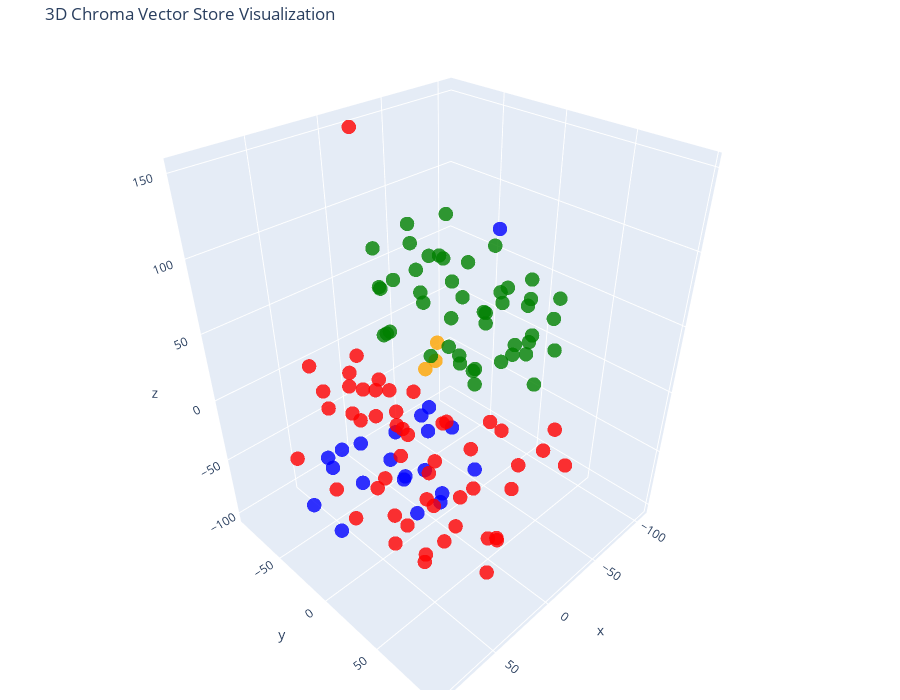

Source (notebook cell):
### Code cell
# Let's try 3D!

tsne = TSNE(n_components=3, random_state=42)
reduced_vectors = tsne.fit_transform(vectors)

# Create the 3D scatter plot
fig = go.Figure(data=[go.Scatter3d(
    x=reduced_vectors[:, 0],
    y=reduced_vectors[:, 1],
    z=reduced_vectors[:, 2],
    mode='markers',
    marker=dict(size=5, color=colors, opacity=0.8),
    text=[f"Type: {t}<br>Text: {d[:100]}..." for t, d in zip(doc_types, documents)],
    hoverinfo='text'
)])

fig.update_layout(
    title='3D Chroma Vector Store Visualization',
    scene=dict(xaxis_title='x', yaxis_title='y', zaxis_title='z'),
    width=900,
    height=700,
    margin=dict(r=20, b=10, l=10, t=40)
)

fig.show()

### Figure 1 — Plotly figure (JSON) as saved in the notebook; plotly's stock layout.template omitted (floating-point values rounded to 4 significant figures)
{"data": [{"hoverinfo": "text", "marker": {"color": ["blue", "blue", "blue", "blue", "blue", "blue", "blue", "blue", "blue", "blue", "blue", "blue", "blue", "blue", "blue", "blue", "blue", "blue", "blue", "blue", "blue", "red", "red", "red", "red", "red", "red", "red", "red", "red", "red", "red", "red", "red", "red", "red", "red", "red", "red", "red", "red", "red", "red", "red", "red", "red", "red", "red", "red", "red", "red", "red", "red", "red", "red", "red", "red", "red", "red", "red", "red", "red", "red", "red", "red", "red", "red", "red", "red", "red", "red", "red", "red", "orange", "orange", "orange", "green", "green", "green", "green", "green", "green", "green", "green", "green", "green", "green", "green", "green", "green", "green", "green", "green", "green", "green", "green", "green", "green", "green", "green", "green", "green", "green", "green", "green", "green", "green", "green", "green", "green", "green", "green", "green", "green", "green", "green", "green", "green", "green", "green", "green", "green", "green"], "opacity": 0.8, "size": 5}, "mode": "markers", "text": ["Type: products<br>Text: # Product Summary\n\n# Rellm: AI-Powered Enterprise Reinsurance Solution\n\n## Summary\n\nRellm is an inno...", "Type: products<br>Text: ### Seamless Integrations\nRellm's architecture is designed for effortless integration with existing ...", "Type: products<br>Text: ### Regulatory Compliance Tools\nRellm includes built-in compliance tracking features to help organiz...", "Type: products<br>Text: Join the growing number of organizations leveraging Rellm to enhance their reinsurance processes whi...", "Type: products<br>Text: Experience the future of reinsurance with Rellm, where innovation meets reliability. Let Insurellm h...", "Type: products<br>Text: # Product Summary\n\n# Markellm\n\n## Summary\n\nMarkellm is an innovative two-sided marketplace designed ...", "Type: products<br>Text: - **User-Friendly Interface**: Designed with user experience in mind, Markellm features an intuitive...", "Type: products<br>Text: - **Customer Support**: Our dedicated support team is always available to assist both consumers and ...", "Type: products<br>Text: ### For Insurance Companies:\n- **Basic Listing Fee**: $199/month for a featured listing on the platf...", "Type: products<br>Text: ### Q3 2025\n- Initiate a comprehensive marketing campaign targeting both consumers and insurers to i...", "Type: products<br>Text: # Product Summary\n\n# Homellm\n\n## Summary\nHomellm is an innovative home insurance product developed b...", "Type: products<br>Text: ### 2. Dynamic Pricing Model\nWith Homellm's innovative dynamic pricing model, insurance providers ca...", "Type: products<br>Text: ### 5. Multi-Channel Integration\nHomellm seamlessly integrates into existing insurance platforms, pr...", "Type: products<br>Text: - **Basic Tier:** Starting at $5,000/month for small insurers with basic integration features.\n- **S...", "Type: products<br>Text: All tiers include a comprehensive training program and ongoing updates to ensure optimal performance...", "Type: products<br>Text: With Homellm, Insurellm is committed to transforming the landscape of home insurance, ensuring both ...", "Type: products<br>Text: # Product Summary\n\n# Carllm\n\n## Summary\n\nCarllm is an innovative auto insurance product developed by...", "Type: products<br>Text: - **Instant Quoting**: With Carllm, insurance companies can offer near-instant quotes to customers, ...", "Type: products<br>Text: - **Mobile Integration**: Carllm is designed to work seamlessly with mobile applications, providing ...", "Type: products<br>Text: - **Professional Tier**: $2,500/month\n  - For medium-sized companies.\n  - All Basic Tier features pl...", "Type: products<br>Text: ### Q2 2025: Customer Experience Improvements\n- Launch of a new **mobile app** for end-users.\n- Intr...", "Type: contracts<br>Text: # Contract with GreenField Holdings for Markellm\n\n**Effective Date:** November 15, 2023  \n**Contract...", "Type: contracts<br>Text: ## Renewal\n1. **Automatic Renewal**: This contract will automatically renew for sequential one-year ...", "Type: contracts<br>Text: ## Features\n1. **AI-Powered Matching**: Access to advanced algorithms that connect GreenField Holdin...", "Type: contracts<br>Text: ## Support\n1. **Customer Support Access**: The Client will have access to dedicated support through ...", "Type: contracts<br>Text: **Signatures:**  \n_________________________                           _________________________  \n**...", "Type: contracts<br>Text: # Contract with Apex Reinsurance for Rellm: AI-Powered Enterprise Reinsurance Solution\n\n## Terms\n\n1....", "Type: contracts<br>Text: ## Renewal\n\n1. **Automatic Renewal**: This Agreement will automatically renew for successive one-yea...", "Type: contracts<br>Text: 2. **Seamless Integrations**: The architecture of Rellm allows for easy integration with existing sy...", "Type: contracts<br>Text: 1. **Technical Support**: Provider shall offer dedicated technical support to the Client via phone, ...", "Type: contracts<br>Text: **Insurellm, Inc.**  \n_____________________________  \nAuthorized Signature   \nDate: ________________...", "Type: contracts<br>Text: # Contract with Greenstone Insurance for Homellm\n\n---\n\n## Terms\n\n1. **Parties**: This Contract (\"Agr...", "Type: contracts<br>Text: 4. **Payment Terms**: \n   - The Customer shall pay an amount of $10,000 per month for the Standard T...", "Type: contracts<br>Text: ---\n\n## Features\n\n- **AI-Powered Risk Assessment**: Customer will have access to enhanced risk evalu...", "Type: contracts<br>Text: - **Customer Portal**: A dedicated portal will be provided, allowing the Customer's clients to manag...", "Type: contracts<br>Text: ______________________________  \n[Name], [Title]  \nDate: ______________________\n\n**For Greenstone In...", "Type: contracts<br>Text: # Contract with Roadway Insurance Inc. for Carllm\n\n---\n\n## Terms\n\n1. **Agreement Effective Date**: T...", "Type: contracts<br>Text: ---\n\n## Renewal\n\n1. **Automatic Renewal**: This agreement will automatically renew for an additional...", "Type: contracts<br>Text: ---\n\n## Features\n\n1. **Access to Core Features**: Roadway Insurance Inc. will have access to all Pro...", "Type: contracts<br>Text: ---\n\n## Support\n\n1. **Technical Support**: Roadway Insurance Inc. will receive priority technical su...", "Type: contracts<br>Text: # Contract with Stellar Insurance Co. for Rellm\n\n## Terms\nThis contract is made between **Insurellm*...", "Type: contracts<br>Text: ### Termination\nEither party may terminate this agreement with a **30-day written notice**. In the e...", "Type: contracts<br>Text: ## Features\nStellar Insurance Co. will receive access to the following features of the Rellm product...", "Type: contracts<br>Text: ## Support\nInsurellm provides Stellar Insurance Co. with the following support services:\n\n- **24/7 T...", "Type: contracts<br>Text: # Contract with TechDrive Insurance for Carllm\n\n**Contract Date:** October 1, 2024  \n**Contract Dura...", "Type: contracts<br>Text: ## Renewal\n\n1. **Automatic Renewal**: This contract shall automatically renew for additional one-yea...", "Type: contracts<br>Text: ## Support\n\n1. **Customer Support**: Insurellm will provide 24/7 customer support to TechDrive Insur...", "Type: contracts<br>Text: **TechDrive Insurance Representative:**  \nName: Sarah Johnson  \nTitle: Operations Director  \nDate: _...", "Type: contracts<br>Text: # Contract with Belvedere Insurance for Markellm\n\n## Terms\nThis Contract (\"Agreement\") is made and e...", "Type: contracts<br>Text: ## Renewal\n1. **Renewal Terms**: This Agreement may be renewed for additional one-year terms upon mu...", "Type: contracts<br>Text: ## Features\n1. **AI-Powered Matching**: Belvedere Insurance will benefit from Markellm's AI-powered ...", "Type: contracts<br>Text: ## Support\n1. **Technical Support**: Technical support will be available from 9 AM to 7 PM EST, Mond...", "Type: contracts<br>Text: **Belvedere Insurance**  \nSignature: ______________________  \nName: [Authorized Signatory]  \nTitle: ...", "Type: contracts<br>Text: # Contract with Velocity Auto Solutions for Carllm\n\n**Contract Date:** October 1, 2023  \n**Contract ...", "Type: contracts<br>Text: ## Renewal\n\n1. **Automatic Renewal**: This contract will automatically renew for successive 12-month...", "Type: contracts<br>Text: ## Support\n\n1. **Customer Support**: Velocity Auto Solutions will have access to Insurellm’s custome...", "Type: contracts<br>Text: # Contract with GreenValley Insurance for Homellm\n\n**Contract Date:** October 6, 2023  \n**Contract N...", "Type: contracts<br>Text: 4. **Confidentiality:** Both parties agree to maintain the confidentiality of proprietary informatio...", "Type: contracts<br>Text: 1. **AI-Powered Risk Assessment:** Access to advanced AI algorithms for real-time risk evaluations.\n...", "Type: contracts<br>Text: 3. **Regular Updates:** Insurellm will offer ongoing updates and enhancements to the Homellm platfor...", "Type: contracts<br>Text: # Contract with EverGuard Insurance for Rellm: AI-Powered Enterprise Reinsurance Solution\n\n**Contrac...", "Type: contracts<br>Text: 4. **Usage Rights**: EverGuard Insurance is granted a non-exclusive, non-transferable license to acc...", "Type: contracts<br>Text: 1. **Core Functionality**: Rellm provides EverGuard Insurance with advanced AI-driven analytics, sea...", "Type: contracts<br>Text: 1. **Customer Support**: Insurellm will provide EverGuard Insurance with 24/7 customer support, incl...", "Type: contracts<br>Text: ---\n\n**Signatures**  \n**For Insurellm**: __________________________  \n**Name**: John Smith  \n**Title...", "Type: contracts<br>Text: # Contract with BrightWay Solutions for Markellm\n\n**Contract Date:** October 5, 2023  \n**Contract ID...", "Type: contracts<br>Text: 3. **Service Level Agreement (SLA):**  \n   Insurellm commits to a 99.9% uptime for the platform with...", "Type: contracts<br>Text: 2. **Real-Time Quote Availability:**  \n   Consumers sourced via BrightWay Solutions will receive rea...", "Type: contracts<br>Text: 3. **Training and Onboarding:**  \n   Insurellm agrees to provide one free training session on how to...", "Type: contracts<br>Text: # Contract with Pinnacle Insurance Co. for Homellm\n\n## Terms\nThis contract (\"Contract\") is entered i...", "Type: contracts<br>Text: ## Renewal\n1. **Renewal Terms**: At the end of the initial term, this Contract shall automatically r...", "Type: contracts<br>Text: ## Features\n1. **AI-Powered Risk Assessment**: Utilized for tailored underwriting decisions specific...", "Type: contracts<br>Text: ## Support\n1. **Technical Support**: Insurellm shall provide 24/7 technical support via an email and...", "Type: company<br>Text: # Overview of Insurellm\n\nInsurellm is an innovative insurance tech firm with 200 employees across th...", "Type: company<br>Text: # Careers at Insurellm\n\nInsurellm is hiring! We are looking for talented software engineers, data sc...", "Type: company<br>Text: # About Insurellm\n\nInsurellm was founded by Avery Lancaster in 2015 as an insurance tech startup des...", "Type: employees<br>Text: # HR Record\n\n# Alex Chen\n\n## Summary\n- **Date of Birth:** March 15, 1990  \n- **Job Title:** Backend ...", "Type: employees<br>Text: ## Annual Performance History\n- **2020:**  \n  - Completed onboarding successfully.  \n  - Met expecta...", "Type: employees<br>Text: ## Compensation History\n- **2020:** Base Salary: $80,000  \n- **2021:** Base Salary Increase to $90,0...", "Type: employees<br>Text: Alex Chen continues to be a vital asset at Insurellm, contributing significantly to innovative backe...", "Type: employees<br>Text: # HR Record\n\n# Oliver Spencer\n\n## Summary\n- **Date of Birth**: May 14, 1990  \n- **Job Title**: Backe...", "Type: employees<br>Text: ## Annual Performance History\n- **2018**: **3/5** - Adaptable team player but still learning to take...", "Type: employees<br>Text: ## Compensation History\n- **March 2018**: Initial salary of $80,000.\n- **July 2019**: Salary increas...", "Type: employees<br>Text: # HR Record\n\n# Emily Tran\n\n## Summary\n- **Date of Birth:** March 18, 1991  \n- **Job Title:** Digital...", "Type: employees<br>Text: - **January 2017 - May 2018**: Marketing Intern  \n  - Supported the Marketing team by collaborating ...", "Type: employees<br>Text: - **2021**:  \n  - Performance Rating: Meets Expectations  \n  - Key Achievements: Contributed to the ...", "Type: employees<br>Text: - **Professional Development Goals**:  \n  - Emily Tran aims to become a Marketing Manager within the...", "Type: employees<br>Text: # HR Record\n\n# Jordan Blake\n\n## Summary\n- **Date of Birth:** March 15, 1993  \n- **Job Title:** Sales...", "Type: employees<br>Text: ## Annual Performance History\n- **2021:** First year at Insurellm; achieved 90% of monthly targets. ...", "Type: employees<br>Text: ## Other HR Notes\n- Jordan has shown an interest in continuing education, actively participating in ...", "Type: employees<br>Text: # Avery Lancaster\n\n## Summary\n- **Date of Birth**: March 15, 1985  \n- **Job Title**: Co-Founder & Ch...", "Type: employees<br>Text: - **2010 - 2013**: Business Analyst at Edge Analytics  \n  Prior to joining Innovate, Avery worked as...", "Type: employees<br>Text: - **2018**: **Exceeds Expectations**  \n  Under Avery’s pivoted vision, Insurellm launched two new su...", "Type: employees<br>Text: - **2022**: **Satisfactory**  \n  Avery focused on rebuilding team dynamics and addressing employee c...", "Type: employees<br>Text: ## Compensation History\n- **2015**: $150,000 base salary + Significant equity stake  \n- **2016**: $1...", "Type: employees<br>Text: ## Other HR Notes\n- **Professional Development**: Avery has actively participated in leadership trai...", "Type: employees<br>Text: # HR Record\n\n# Maxine Thompson\n\n## Summary\n- **Date of Birth:** January 15, 1991  \n- **Job Title:** ...", "Type: employees<br>Text: ## Insurellm Career Progression\n- **January 2017 - October 2018**: **Junior Data Engineer**  \n  * Ma...", "Type: employees<br>Text: ## Annual Performance History\n- **2017**: *Meets Expectations*  \n  Maxine showed potential in her ro...", "Type: employees<br>Text: - **2021**: *Exceeds Expectations*  \n  Maxine spearheaded the transition to a new data warehousing s...", "Type: employees<br>Text: ## Compensation History\n- **2017**: $70,000 (Junior Data Engineer)  \n- **2018**: $75,000 (Junior Dat...", "Type: employees<br>Text: # Samantha Greene\n\n## Summary\n- **Date of Birth:** October 14, 1990\n- **Job Title:** HR Generalist\n-...", "Type: employees<br>Text: ## Annual Performance History\n- **2020:** Exceeds Expectations  \n  Samantha Greene demonstrated exce...", "Type: employees<br>Text: ## Compensation History\n- **2020:** Base Salary - $55,000  \n  The entry-level salary matched industr...", "Type: employees<br>Text: - **2023:** Base Salary - $70,000  \n  Recognized for substantial improvement in employee relations m...", "Type: employees<br>Text: # HR Record\n\n# Alex Thomson\n\n## Summary\n- **Date of Birth:** March 15, 1995  \n- **Job Title:** Sales...", "Type: employees<br>Text: ## Annual Performance History  \n- **2022** - Rated as \"Exceeds Expectations.\" Alex Thomson achieved ...", "Type: employees<br>Text: ## Other HR Notes\n- Alex Thomson is an active member of the Diversity and Inclusion committee at Ins...", "Type: employees<br>Text: # HR Record\n\n# Samuel Trenton\n\n## Summary\n- **Date of Birth:** April 12, 1989  \n- **Job Title:** Sen...", "Type: employees<br>Text: ## Annual Performance History\n- **2023:** Rating: 4.5/5  \n  *Samuel exceeded expectations, successfu...", "Type: employees<br>Text: ## Compensation History\n- **2023:** Base Salary: $115,000 + Bonus: $15,000  \n  *Annual bonus based o...", "Type: employees<br>Text: - **Engagement in Company Culture:** Regularly participates in team-building events and contributes ...", "Type: employees<br>Text: # HR Record\n\n# Alex Harper\n\n## Summary\n- **Date of Birth**: March 15, 1993  \n- **Job Title**: Sales ...", "Type: employees<br>Text: ## Annual Performance History  \n- **2021**:  \n  - **Performance Rating**: 4.5/5  \n  - **Key Achievem...", "Type: employees<br>Text: - **2022**:  \n  - **Base Salary**: $65,000 (Promotion to Senior SDR)  \n  - **Bonus**: $13,000 (20% o...", "Type: employees<br>Text: # HR Record\n\n# Jordan K. Bishop\n\n## Summary\n- **Date of Birth:** March 15, 1990\n- **Job Title:** Fro...", "Type: employees<br>Text: ## Annual Performance History\n- **2019:** Exceeds Expectations - Continuously delivered high-quality...", "Type: employees<br>Text: ## Compensation History\n- **June 2018:** Starting Salary - $85,000\n- **June 2019:** Salary Increase ...", "Type: employees<br>Text: ## Other HR Notes\n- Jordan K. Bishop has been an integral part of club initiatives, including the In...", "Type: employees<br>Text: # HR Record\n\n# Emily Carter\n\n## Summary\n- **Date of Birth:** August 12, 1990  \n- **Job Title:** Acco...", "Type: employees<br>Text: - **2017-2019:** Marketing Intern  \n  - Assisted with market research and campaign development for s...", "Type: employees<br>Text: ## Compensation History\n| Year | Base Salary | Bonus         | Total Compensation |\n|------|--------...", "Type: employees<br>Text: Emily Carter exemplifies the kind of talent that drives Insurellm's success and is an invaluable ass..."], "type": "scatter3d", "x": [59.41, 83.71, 78.11, 46.72, 36.67, -0.2915, -18.07, -34.59, -49.91, 16.79, 60.23, 53.88, 34.51, 63.93, 73.04, 39.61, 10.53, 1.176, 11.44, -10.14, 29.33, 26.58, 26.04, 47.55, 1.642, -29.64, 58.72, 40.61, 92.49, 18.51, -31.27, 36.37, 77.97, 79.42, 41.07, -18.11, 57.65, 37.75, -4.688, 67.7, -22.68, 9.328, 57.31, 31.73, 39.91, 21.67, -17.53, -36.01, 30.74, 28.77, -19.71, 3.806, -4.069, 35.65, 14.94, -12.73, 47.28, -14.8, 65.75, 74.06, 36.95, 30.63, 64.16, 9.84, -12.31, 6.15, -13.94, -19.4, -7.365, 50.73, 10.61, 71.56, 23.95, -58.67, 12.55, 12.34, 38.09, -92.08, -19.8, 3.286, -23.89, -68.61, -24.76, -45.45, 6.406, -10.85, -4.485, -42.06, -7.585, -12.29, -16.64, -33.87, -46.44, -36.11, -5.859, -28.73, -88.48, -69.65, -77.61, -60.21, -58.74, -57.57, -62.74, -54.42, -39.69, -27.35, -37.22, -13.88, -53.56, -84.68, -35.34, -85.26, 23.36, -106.2, -52.77, -26.76, -77.78, -19.14, -6.941, -56.69, 4.249, -28.6, 14.04], "y": [24.6, 12.89, -9.786, -52.42, 26.61, -40.33, -25.99, -42.02, 4.92, -58.74, 53.85, 59.27, 66.73, -24.72, -39.99, 53.94, -19.29, -31.73, -7.066, -4.04, -43.25, -52.12, 71.33, 96.11, -52.89, 72.52, 10.24, 34.0, 16.65, -16.48, 64.33, 26.48, -43.98, 59.93, -32.02, 90.28, 22.88, 46.12, 18.79, -2.118, 48.11, 43.24, -3.158, -1.026, 2.405, 20.34, 15.65, 25.89, -77.62, 73.92, -55.03, -15.86, 66.76, -10.45, 9.069, -2.436, -65.48, -87.1, 82.63, 56.85, 7.497, 31.0, 19.92, 16.74, 36.08, -80.86, -91.44, -67.63, -87.35, -44.0, 65.16, 65.48, -29.23, -59.69, 15.25, 4.74, -1.059, -0.1514, -36.51, 36.54, 17.6, 4.819, -17.31, 25.14, -33.2, -62.42, -49.37, 55.32, -17.26, 63.43, 4.786, -21.44, -22.84, -41.07, -60.54, 5.55, -31.72, -53.84, -28.24, -45.18, -55.42, 1.223, -15.35, -24.56, -15.03, 48.53, -78.89, 66.13, 28.86, 2.665, -58.58, 27.79, -19.77, -12.14, -43.06, 32.66, -12.5, -42.57, 45.92, 47.54, 0.4892, -42.34, 46.27], "z": [3.17, 18.52, -5.369, -61.64, 23.55, -50.79, -51.86, -48.64, 102.9, -62.1, 14.84, -9.844, 7.001, -89.1, -69.61, 32.49, -71.62, -89.17, -98.01, -91.61, -81.28, -25.48, -51.39, -16.8, -10.64, 0.9616, -29.43, -34.86, -2.849, -19.53, -21.85, -100.8, -28.02, -8.65, 25.78, -8.942, -69.1, -64.55, -75.74, -57.72, -60.14, -41.01, 14.69, 7.893, -72.53, -63.88, -42.37, -31.31, -18.38, -77.6, -68.08, 0.09896, -14.94, -50.74, -46.89, -26.63, 16.98, 150.2, -2.509, 49.82, -19.05, -12.43, 34.97, -3.65, -4.116, -28.83, -47.87, -38.9, -12.15, -3.075, -67.8, -33.59, 4.935, -28.25, 56.57, 32.63, 65.91, 0.5676, 71.38, 33.31, 62.37, 3.689, 84.52, 32.19, 39.11, 52.27, 25.35, 66.13, 60.91, 72.28, 28.33, 14.24, -6.288, -3.86, 82.56, 10.78, 65.34, 36.55, 10.01, 14.51, 60.19, 55.33, 30.52, 68.22, 52.39, 45.32, 40.76, 39.68, 63.54, 34.47, 76.46, 50.21, 82.1, 40.16, 96.14, 83.67, -15.3, 100.6, 87.6, 33.51, 103.4, 49.23, 54.52]}], "layout": {"height": 700, "margin": {"b": 10, "l": 10, "r": 20, "t": 40}, "scene": {"xaxis": {"title": {"text": "x"}}, "yaxis": {"title": {"text": "y"}}, "zaxis": {"title": {"text": "z"}}}, "title": {"text": "3D Chroma Vector Store Visualization"}, "width": 900}}
